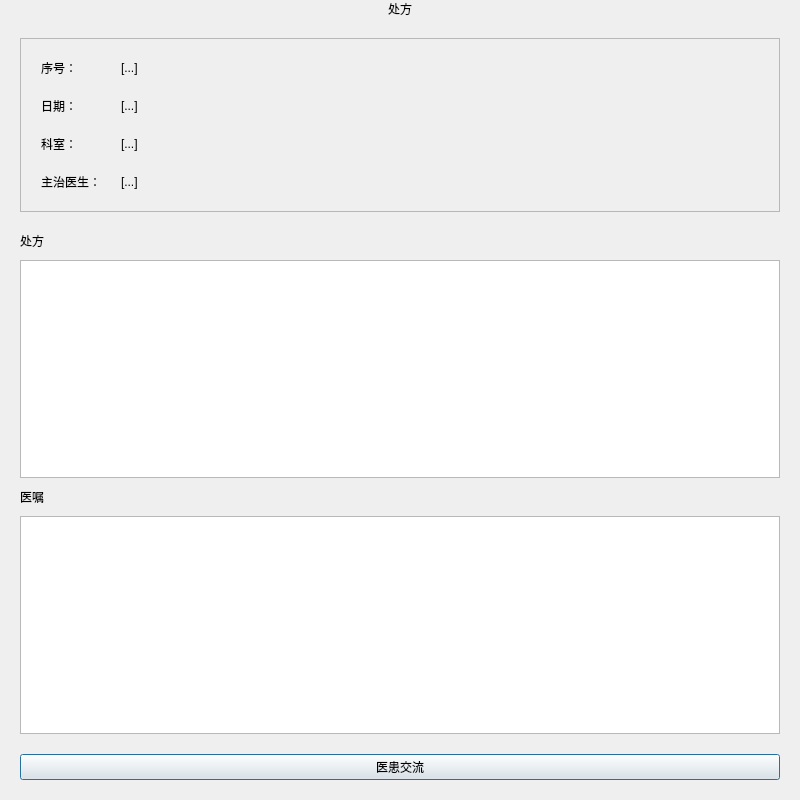
<?xml version="1.0" encoding="UTF-8"?>
<ui version="4.0">
 <class>Prescription</class>
 <widget class="QDialog" name="Prescription">
  <property name="geometry">
   <rect>
    <x>0</x>
    <y>0</y>
    <width>800</width>
    <height>800</height>
   </rect>
  </property>
  <property name="windowTitle">
   <string>处方</string>
  </property>
  <layout class="QVBoxLayout" name="verticalLayout_2">
   <property name="spacing">
    <number>20</number>
   </property>
   <property name="leftMargin">
    <number>20</number>
   </property>
   <property name="topMargin">
    <number>0</number>
   </property>
   <property name="rightMargin">
    <number>20</number>
   </property>
   <property name="bottomMargin">
    <number>20</number>
   </property>
   <item>
    <widget class="QLabel" name="HeaderLabel">
     <property name="text">
      <string>处方</string>
     </property>
     <property name="alignment">
      <set>Qt::AlignCenter</set>
     </property>
    </widget>
   </item>
   <item>
    <widget class="QFrame" name="CardFrame">
     <property name="frameShape">
      <enum>QFrame::StyledPanel</enum>
     </property>
     <property name="frameShadow">
      <enum>QFrame::Raised</enum>
     </property>
     <property name="class" stdset="0">
      <string>cardFrame</string>
     </property>
     <layout class="QHBoxLayout" name="horizontalLayout">
      <property name="spacing">
       <number>0</number>
      </property>
      <property name="leftMargin">
       <number>20</number>
      </property>
      <property name="topMargin">
       <number>20</number>
      </property>
      <property name="rightMargin">
       <number>20</number>
      </property>
      <property name="bottomMargin">
       <number>20</number>
      </property>
      <item>
       <layout class="QFormLayout" name="formLayout">
        <property name="formAlignment">
         <set>Qt::AlignLeading|Qt::AlignLeft|Qt::AlignVCenter</set>
        </property>
        <property name="horizontalSpacing">
         <number>20</number>
        </property>
        <property name="verticalSpacing">
         <number>20</number>
        </property>
        <item row="0" column="0">
         <widget class="QLabel" name="label">
          <property name="text">
           <string>序号：</string>
          </property>
          <property name="alignment">
           <set>Qt::AlignCenter</set>
          </property>
         </widget>
        </item>
        <item row="0" column="1">
         <widget class="QLabel" name="prescriptionIdInput">
          <property name="text">
           <string>[...]</string>
          </property>
         </widget>
        </item>
        <item row="1" column="0">
         <widget class="QLabel" name="label_2">
          <property name="text">
           <string>日期：</string>
          </property>
          <property name="alignment">
           <set>Qt::AlignCenter</set>
          </property>
         </widget>
        </item>
        <item row="1" column="1">
         <widget class="QLabel" name="dateInput">
          <property name="text">
           <string>[...]</string>
          </property>
         </widget>
        </item>
        <item row="2" column="0">
         <widget class="QLabel" name="label_3">
          <property name="text">
           <string>科室：</string>
          </property>
          <property name="alignment">
           <set>Qt::AlignCenter</set>
          </property>
         </widget>
        </item>
        <item row="2" column="1">
         <widget class="QLabel" name="departmentInput">
          <property name="text">
           <string>[...]</string>
          </property>
         </widget>
        </item>
        <item row="3" column="0">
         <widget class="QLabel" name="label_4">
          <property name="text">
           <string>主治医生：</string>
          </property>
          <property name="alignment">
           <set>Qt::AlignCenter</set>
          </property>
         </widget>
        </item>
        <item row="3" column="1">
         <widget class="QLabel" name="doctorInput">
          <property name="text">
           <string>[...]</string>
          </property>
         </widget>
        </item>
       </layout>
      </item>
     </layout>
    </widget>
   </item>
   <item>
    <layout class="QVBoxLayout" name="verticalLayout">
     <property name="spacing">
      <number>10</number>
     </property>
     <item>
      <widget class="QLabel" name="label_5">
       <property name="text">
        <string>处方</string>
       </property>
      </widget>
     </item>
     <item>
      <widget class="QTextBrowser" name="prescriptionDetail"/>
     </item>
     <item>
      <widget class="QLabel" name="label_11">
       <property name="text">
        <string>医嘱</string>
       </property>
      </widget>
     </item>
     <item>
      <widget class="QTextBrowser" name="medicalOrder"/>
     </item>
    </layout>
   </item>
   <item>
    <widget class="QPushButton" name="chatBtn">
     <property name="text">
      <string>医患交流</string>
     </property>
    </widget>
   </item>
  </layout>
 </widget>
 <resources/>
 <connections/>
</ui>
